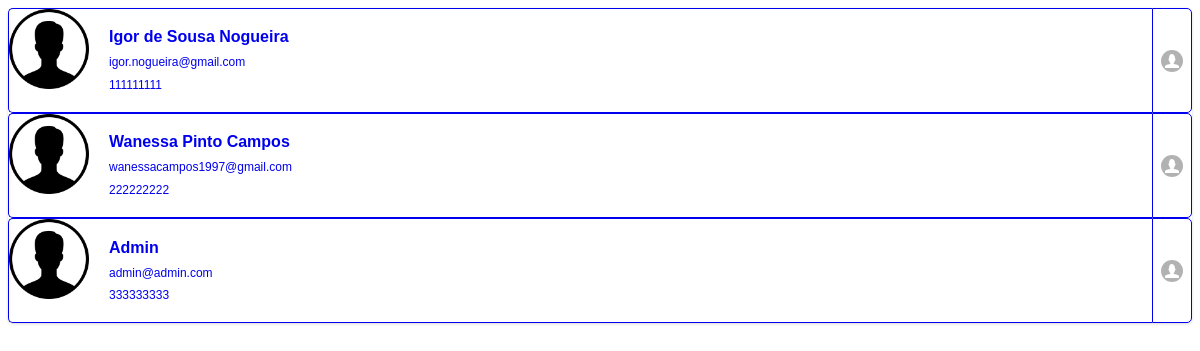
The page /model/api/home/find_people.php (signed in) on the database its author committed.
### tables this page shows
CREATE TABLE IF NOT EXISTS `user` (
  `id` int(11) NOT NULL AUTO_INCREMENT,
  `name` varchar(60) DEFAULT NULL,
  `login` varchar(15) DEFAULT NULL,
  `password` text DEFAULT NULL,
  `number_phone` int(11) DEFAULT 0,
  `email` varchar(50) DEFAULT '0',
  PRIMARY KEY (`id`)
);

### model/classes/db.php (called while the page is built, shortened)
<?php
	class db
	{
		public $host = 'localhost';
		public $user = 'root';
		public $senha = 'p@$$w0rd';
		public $db = 'maindb';
		public function conecta_mysql(){
			$con = mysqli_connect($this->host, $this->user, $this->senha, $this->db);
			mysqli_set_charset($con, 'utf8');
			return $con;
		}
		public function query($colunas, $tabela, $condicao){
			$link = $this->conecta_mysql();
			$sql = "SELECT $colunas FROM $tabela WHERE $condicao;";
			$resultado_id = mysqli_query($link, $sql);
			return $resultado_id;
		}
	}
?>

### model/api/home/find_people.php (the view, shortened to what this page needs)
<?php
	require_once('../../classes/db.php');
	$id = $_SESSION['id'];
	$db = new db();
	$colunas = 'name, email, number_phone';
	$tabela = ' user ';
	$condicao = "id <> '$id'";
	$resultado_id = $db->query($colunas, $tabela, $condicao);
	if ($resultado_id) {
		echo "<ul data-role='listview' data-split-icon='user' data-filter='true' data-inset='true' class='ui-listview ui-listview-inset ui-corner-all ui-shadow'>";
		while ($registro = mysqli_fetch_array($resultado_id, MYSQLI_ASSOC)) {
				echo "<li class='ui-li-has-alt ui-li-has-thumb ui-first-child ui-last-child'>";
					echo "<a href='#perfil-membro' class='ui-btn'>";
						echo "<img src='../../img/user.png'>";
						echo "<h2>".$registro['name']."</h2>";
						echo "<p>".$registro['email']."</p>";
						echo "<p>".$registro['number_phone']."</p>";
						echo "<a href='#purchase' data-rel='popup' data-position-to='window' data-transition='pop' aria-haspopup='true' aria-owns='purchase' aria-expanded='false' class='ui-btn ui-btn-icon-notext ui-icon-user' title='Purchase album'></a>";
				echo "</li>";
		}
		echo "</ul>";
	}
?>

### rows shown on the page
user: name "Igor de Sousa Nogueira", email "igor.nogueira@gmail.com", number_phone "111111111"
user: name "Wanessa Pinto Campos", email "wanessacampos1997@gmail.com", number_phone "222222222"
user: name "Admin", email "admin@admin.com", number_phone "333333333"
